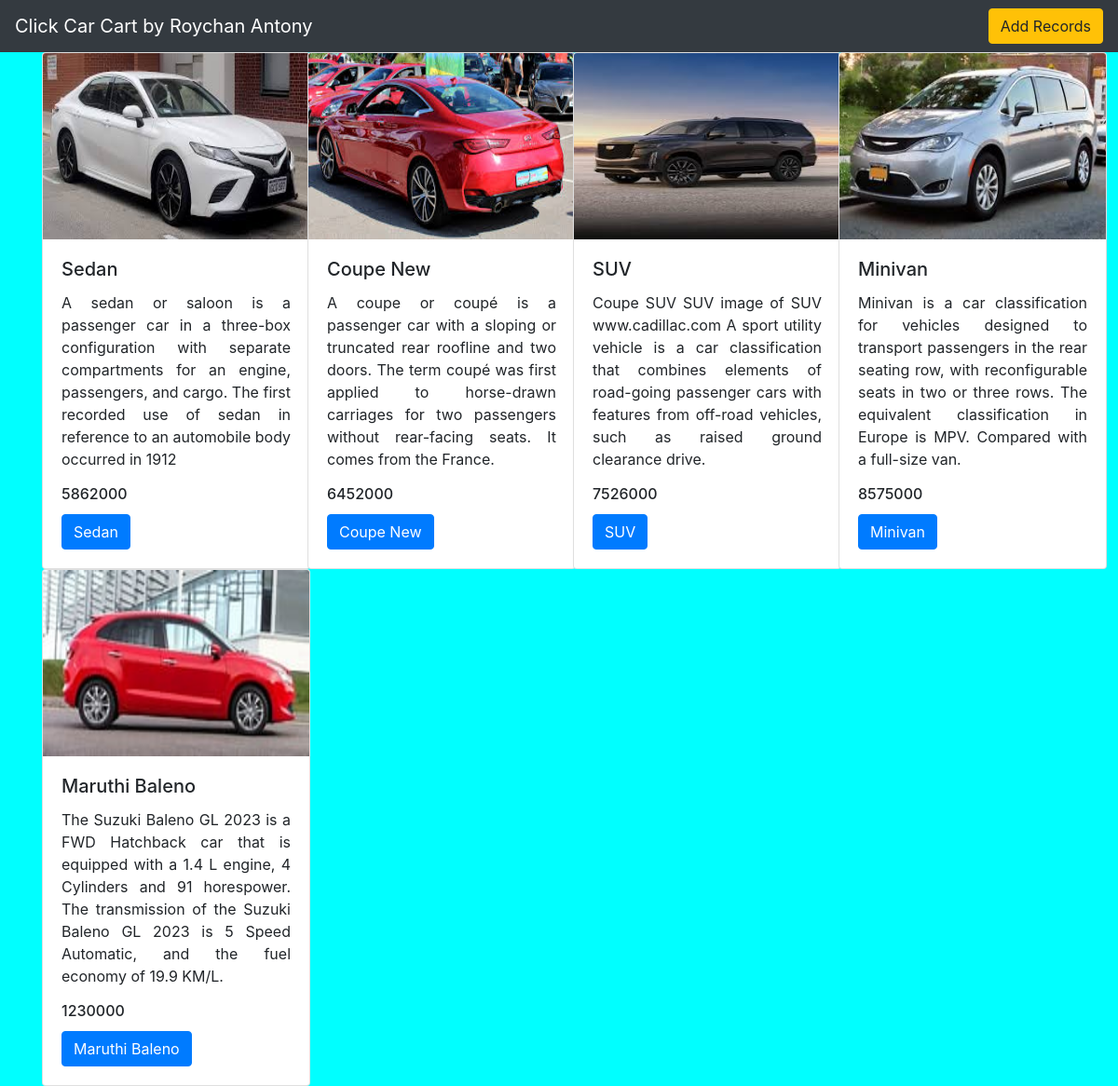
The page / on the database its author committed.
### movieapp/models.py (models this page shows, shortened)
class Movie(models.Model):
    name = models.CharField(max_length=250)
    desc = models.TextField()
    year = models.IntegerField()
    img = models.ImageField(upload_to='gallery')

### movieapp/views.py (the view)
# urls.py: path('', views.index,name='index'),
def index(request):
    movie=Movie.objects.all()
    context={
        'movie_list':movie
    }
    return render(request,'index.html', context)

### templates/index.html
{%  extends 'base.html' %}
{% block body %}
<div class = 'container'>
    <div class="row">
        {% for i in movie_list %}
        <div class ='col-md-3'>
            <div class="card" style="width: 18rem;">
                <img src="{{i.img.url}}" class="card-img-top" height="200px">
                <div style="text-align:justify" class="card-body">
                    <h5 class="card-title">{{i.name}}</h5>
                    <p class="card-text">{{i.desc}}</p>
                    <h6 class="card-title">{{i.year}}</h6>
                    <a href="{% url 'movieapp:detail' i.id %}" class="btn btn-primary">{{i.name}}</a>
                </div>
            </div>
        </div>
        {% endfor %}
    </div>
</div>
{% endblock %}

### templates/base.html (shortened to what this page needs)
{% load static %}
<!DOCTYPE html>
<html lang="en">
<head>
    <link rel="stylesheet" href="https://cdn.jsdelivr.net/npm/bootstrap@4.0.0/dist/css/bootstrap.min.css">
    <link rel="stylesheet" href="{% static 'style.css' %}">
</head>
<body>
<nav class="navbar navbar-dark bg-dark" >
  <a class="navbar-brand" href="#" >
    Click Car Cart by Roychan Antony
  </a>
  <a class="navbar-brand" href="add" >
    <a class = "btn btn-warning" href="add" >Add Records</a>
  </a>
</nav>
{% block body %}
{% endblock %}
</body>
</html>

### static/style.css (style rules this page uses)
body { background-color:aqua; }

### rows shown on the page
Movie: img (picture), name "Sedan", desc "A sedan or saloon is a passenger car in a three-box configuration with separate compartments for an engine, passengers, and cargo. The first recorded use of sedan in reference to an automobile body occurred in 1912", year "5862000"
Movie: img (picture), name "Coupe New", desc "A coupe or coupé is a passenger car with a sloping or truncated rear roofline and two doors. The term coupé was first applied to horse-drawn carriages for two passengers without rear-facing seats. It comes from the France.", year "6452000"
Movie: img (picture), name "SUV", desc "Coupe SUV SUV image of SUV www.cadillac.com A sport utility vehicle is a car classification that combines elements of road-going passenger cars with features from off-road vehicles, such as raised ground clearance drive.", year "7526000"
Movie: img (picture), name "Minivan", desc "Minivan is a car classification for vehicles designed to transport passengers in the rear seating row, with reconfigurable seats in two or three rows. The equivalent classification in Europe is MPV. Compared with a full-size van.", year "8575000"
Movie: img (picture), name "Maruthi Baleno", desc "The Suzuki Baleno GL 2023 is a FWD Hatchback car that is equipped with a 1.4 L engine, 4 Cylinders and 91 horespower. The transmission of the Suzuki Baleno GL 2023 is 5 Speed Automatic, and the fuel economy of 19.9 KM/L.", year "1230000"
